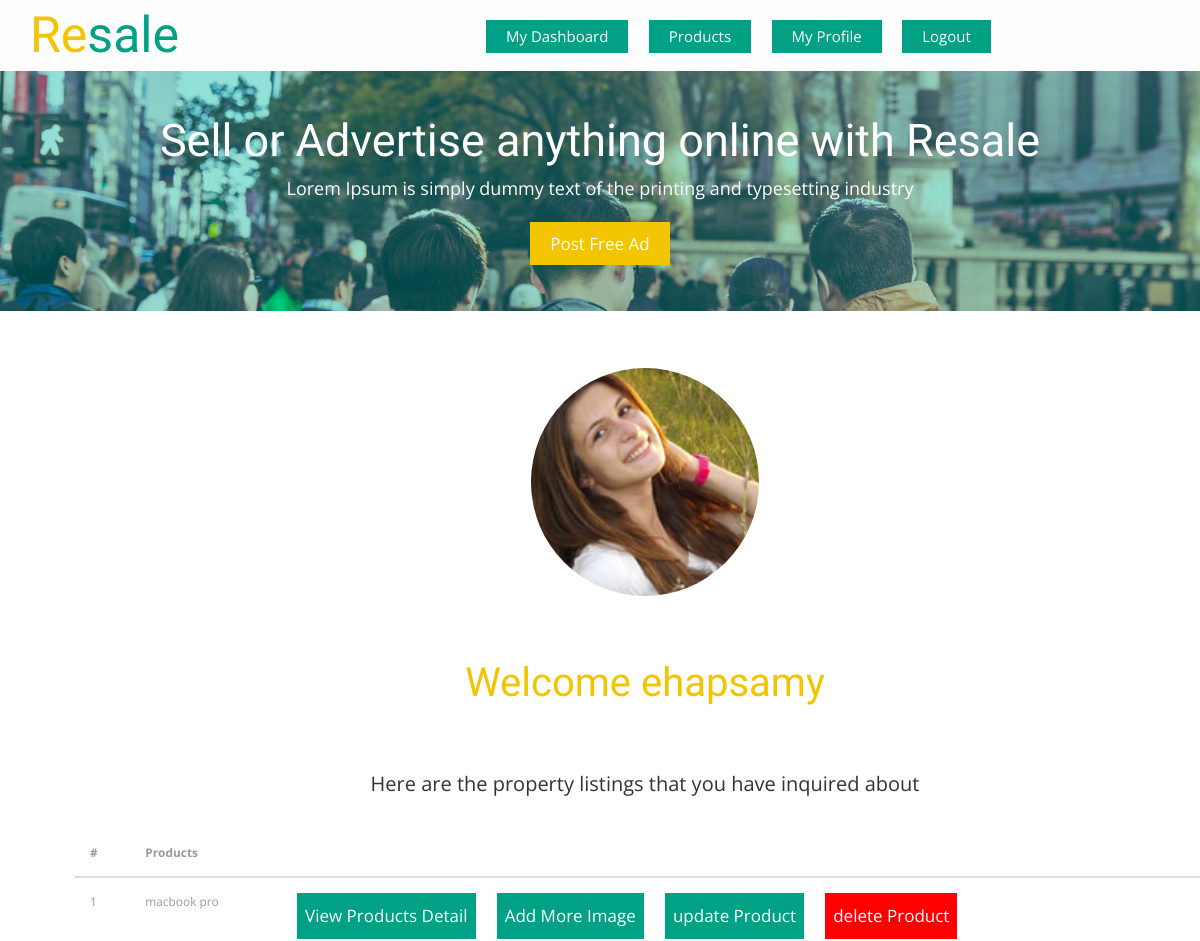
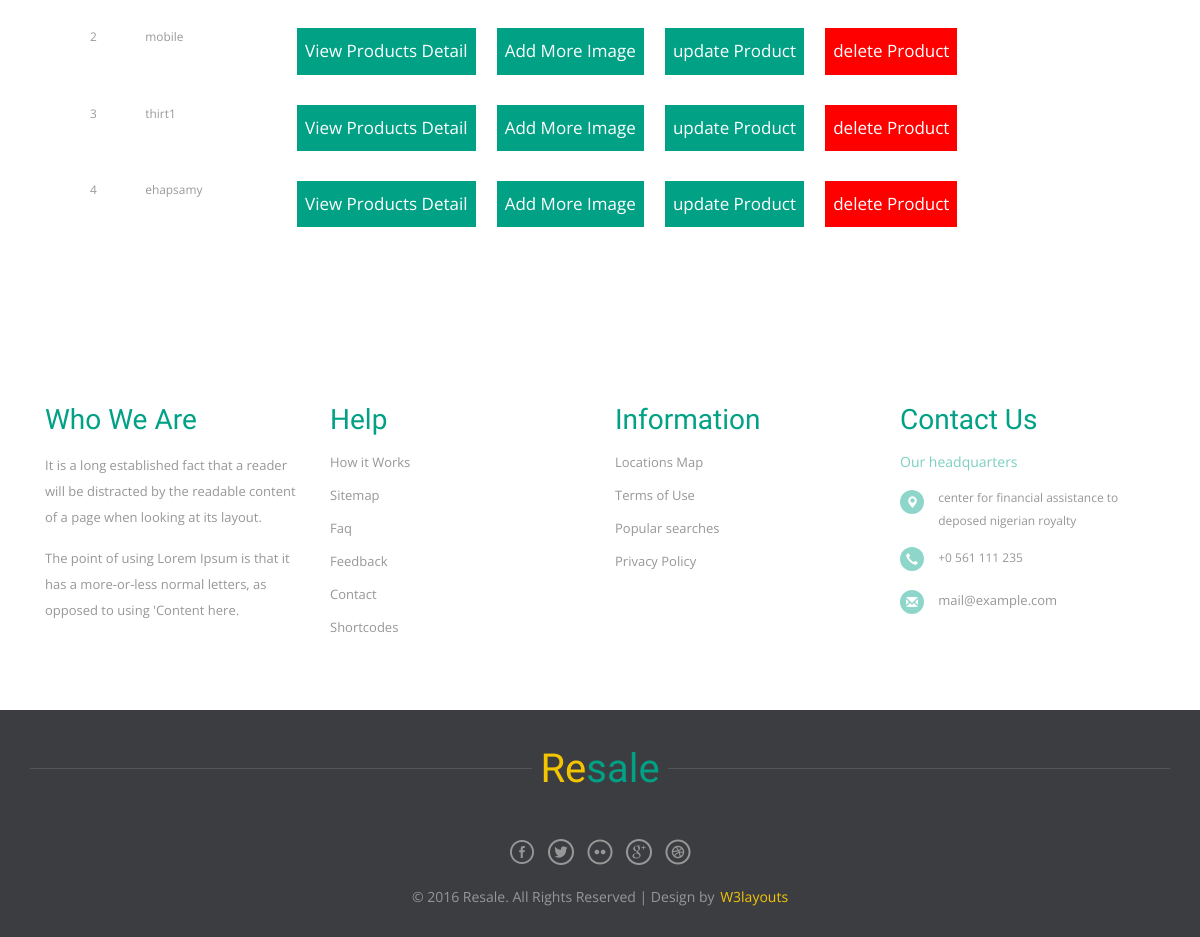
The page /accounts/dashboard/ (signed in) on the database its author committed (2 pictures, top to bottom).
### accounts/models.py (models this page shows, shortened)
class User_Profile(models.Model):
    user = models.OneToOneField(User,on_delete=models.CASCADE)
    phone = models.IntegerField(blank=True,null=True)
    address = models.CharField(blank=True,null=True,max_length=400)
    user_img = models.ImageField(upload_to=photo_path,blank=True,null=True)

### product/models.py (models this page shows, shortened)
class Product(models.Model):
    owner = models.ForeignKey(User,on_delete=models.CASCADE)
    CONDITION_TYPE = (
        ('New','New'),
        ('Used','Used'),
    )
    name = models.CharField(max_length=100)
    slug = models.SlugField(null=True,blank=True)
    description = models.TextField(max_length=600)
    condition = models.CharField(max_length=100,choices=CONDITION_TYPE)
    category = models.ForeignKey("Category",on_delete=models.SET_NULL,null=True,blank=True)
    brand = models.ForeignKey("Brand",on_delete=models.SET_NULL,null=True,blank=True)
    price = models.DecimalField(max_digits=20,decimal_places=2)
    created = models.DateTimeField(default=timezone.now)
    image = models.ImageField(upload_to='main_product/',null=True,blank=True)

### accounts/views.py (the view)
# urls.py: path('dashboard/',views.dashboard,name='dashboard'),
def dashboard(request):
    user_products = Product.objects.all().filter(owner_id=request.user.id)
    user_profile = User_Profile.objects.all().get(user=request.user.id)
    context = {
        'products':user_products,
        'user_profile':user_profile
    }
    return render(request,'dashboard.html',context)

### accounts/templates/dashboard.html (shortened to what this page needs)
{%extends 'base.html'%}
{%load static%}
{% load bootstrap4 %}
{%block body%}
  <section id="dashboard" class="trend-ads">
    <div class="container">
      <div class="row">
        <div class="col-md-12">
            <div class="image" style="    width: 20%;
    margin: auto;
    margin-top: 5%;">
                {% if user_profile.user_img %}
            <img src="{{ user_profile.user_img.url }}" style=" width: 100%;border-radius: 50%;">
                {% else %}
                    <img src="{% static 'images/1.jpg' %}" style=" width: 100%;border-radius: 50%;">
                {% endif %}
            </div>
                <h2 class="dash-head">Welcome {{ request.user.username }}</h2>
          <p class="dash-docs">Here are the property listings that you have inquired about</p>
          <table class="table">
            <thead>
              <tr>
                <th scope="col">#</th>
                <th scope="col">Products</th>
                <th></th>
              </tr>
            </thead>
            <tbody>
                {% if products %}
                {% for product in products %}
                <tr>
                <td>{{forloop.counter}}</td>
                <td>{{ product.name }}</td>
                <td>
                  <a class="btn btn-light" href="{% url 'products:product_detail' product.slug product.id %}">View Products Detail</a>
                  <a class="btn btn-light" href="{% url 'products:add_product_image' product.slug product.id %}">Add More Image</a>
                  <a class="btn btn-light" href="{% url 'products:update_product' product.slug product.id %}">update Product</a>
                  <a class="btn btn-light delete" href="{% url 'products:delete_product' product.slug product.id %}">delete Product</a>
                </td>
                </tr>
                {% endfor %}
                {% else %}
                <tr>
                  Products Empty
                </tr>
                {% endif %}
            </tbody>
          </table>
        </div>
      </div>
    </div>
  </section>
{% endblock %}

### rows shown on the page
User_Profile: user_img (picture)
Product: name "macbook pro"
Product: name "mobile"
Product: name "thirt1"
Product: name "ehapsamy"

### other values the page prints
{{ request.user.username }} "ehapsamy"
